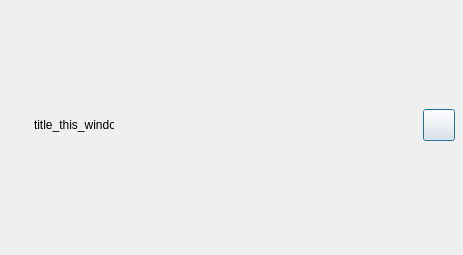
<?xml version="1.0" encoding="UTF-8"?>
<ui version="4.0">
 <class>FeedbackWindow</class>
 <widget class="QDialog" name="FeedbackWindow">
  <property name="geometry">
   <rect>
    <x>0</x>
    <y>0</y>
    <width>463</width>
    <height>255</height>
   </rect>
  </property>
  <property name="windowTitle">
   <string/>
  </property>
  <widget class="QWidget" name="wid_main">
   <property name="geometry">
    <rect>
     <x>0</x>
     <y>0</y>
     <width>461</width>
     <height>251</height>
    </rect>
   </property>
   <layout class="QGridLayout" name="gridLayout">
    <item row="1" column="0" colspan="2">
     <layout class="QVBoxLayout" name="layout"/>
    </item>
    <item row="0" column="0">
     <layout class="QHBoxLayout" name="horizontalLayout_3">
      <property name="spacing">
       <number>2</number>
      </property>
      <property name="sizeConstraint">
       <enum>QLayout::SetDefaultConstraint</enum>
      </property>
      <item>
       <widget class="QLabel" name="lbl_logo">
        <property name="enabled">
         <bool>true</bool>
        </property>
        <property name="minimumSize">
         <size>
          <width>32</width>
          <height>32</height>
         </size>
        </property>
        <property name="maximumSize">
         <size>
          <width>32</width>
          <height>32</height>
         </size>
        </property>
        <property name="text">
         <string/>
        </property>
       </widget>
      </item>
      <item>
       <widget class="QLabel" name="lbl_title">
        <property name="minimumSize">
         <size>
          <width>80</width>
          <height>40</height>
         </size>
        </property>
        <property name="maximumSize">
         <size>
          <width>80</width>
          <height>40</height>
         </size>
        </property>
        <property name="text">
         <string>title_this_window</string>
        </property>
       </widget>
      </item>
      <item>
       <spacer name="horizontalSpacer">
        <property name="orientation">
         <enum>Qt::Horizontal</enum>
        </property>
        <property name="sizeHint" stdset="0">
         <size>
          <width>32</width>
          <height>32</height>
         </size>
        </property>
       </spacer>
      </item>
      <item>
       <widget class="QPushButton" name="btn_close">
        <property name="minimumSize">
         <size>
          <width>32</width>
          <height>32</height>
         </size>
        </property>
        <property name="maximumSize">
         <size>
          <width>32</width>
          <height>32</height>
         </size>
        </property>
        <property name="text">
         <string/>
        </property>
       </widget>
      </item>
     </layout>
    </item>
   </layout>
  </widget>
 </widget>
 <resources/>
 <connections/>
</ui>
